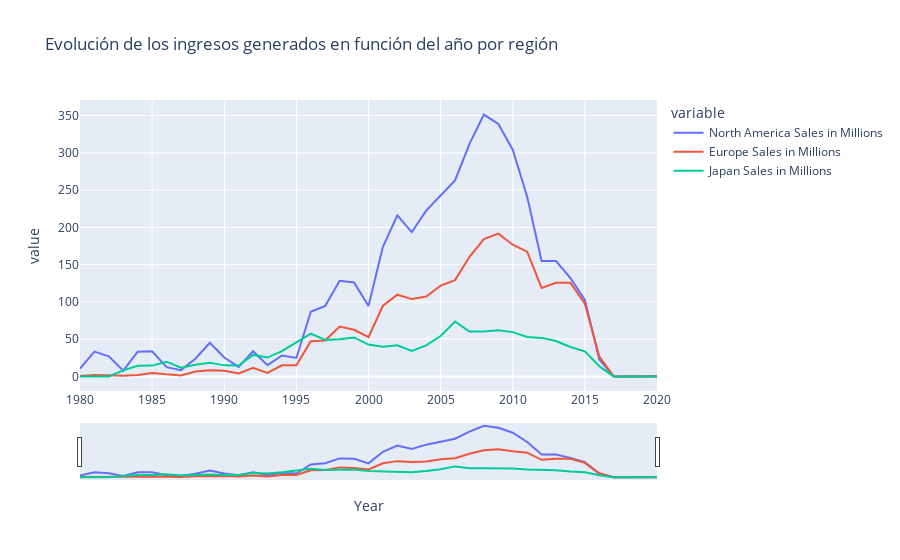

Notebook cell for this chart:
### Markdown cell above
Gráfico que muestra la evolución de las ventas para las tres regiones principales anualmente.

Se pueden seleccionar los años que se quieren ver mediante el slider

### Code cell
fig = px.line(dfSalesByYear2, x='Year', y=['North America Sales in Millions', 'Europe Sales in Millions', 'Japan Sales in Millions'], title='Evolución de los ingresos generados en función del año por región')
fig.update_xaxes(rangeslider_visible=True)

### Figure 1 — Plotly figure (JSON) as saved in the notebook; plotly's stock layout.template omitted (floating-point values rounded to 4 significant figures)
{"data": [{"hovertemplate": "variable=North America Sales in Millions<br>Year=%{x}<br>value=%{y}<extra></extra>", "legendgroup": "North America Sales in Millions", "line": {"color": "#636efa", "dash": "solid"}, "marker": {"symbol": "circle"}, "mode": "lines", "name": "North America Sales in Millions", "orientation": "v", "showlegend": true, "type": "scatter", "x": [1980, 1981, 1982, 1983, 1984, 1985, 1986, 1987, 1988, 1989, 1990, 1991, 1992, 1993, 1994, 1995, 1996, 1997, 1998, 1999, 2000, 2001, 2002, 2003, 2004, 2005, 2006, 2007, 2008, 2009, 2010, 2011, 2012, 2013, 2014, 2015, 2016, 2017, 2020], "xaxis": "x", "y": [10.59, 33.4, 26.92, 7.76, 33.28, 33.73, 12.5, 8.46, 23.87, 45.15, 25.46, 12.76, 33.87, 15.12, 28.15, 24.82, 86.76, 94.75, 128.4, 126.1, 94.49, 174.0, 216.2, 193.6, 222.6, 242.6, 263.1, 312.0, 351.4, 338.8, 304.2, 241.1, 155.0, 154.8, 132.0, 102.8, 22.66, 0, 0.27], "yaxis": "y"}, {"hovertemplate": "variable=Europe Sales in Millions<br>Year=%{x}<br>value=%{y}<extra></extra>", "legendgroup": "Europe Sales in Millions", "line": {"color": "#EF553B", "dash": "solid"}, "marker": {"symbol": "circle"}, "mode": "lines", "name": "Europe Sales in Millions", "orientation": "v", "showlegend": true, "type": "scatter", "x": [1980, 1981, 1982, 1983, 1984, 1985, 1986, 1987, 1988, 1989, 1990, 1991, 1992, 1993, 1994, 1995, 1996, 1997, 1998, 1999, 2000, 2001, 2002, 2003, 2004, 2005, 2006, 2007, 2008, 2009, 2010, 2011, 2012, 2013, 2014, 2015, 2016, 2017, 2020], "xaxis": "x", "y": [0.67, 1.96, 1.65, 0.8, 2.1, 4.74, 2.84, 1.41, 6.59, 8.44, 7.63, 3.95, 11.71, 4.65, 14.88, 14.9, 47.26, 48.32, 66.9, 62.67, 52.75, 94.89, 109.7, 103.8, 107.3, 121.9, 129.2, 160.5, 184.4, 191.6, 176.7, 167.4, 118.8, 125.8, 125.7, 97.71, 26.76, 0, 0], "yaxis": "y"}, {"hovertemplate": "variable=Japan Sales in Millions<br>Year=%{x}<br>value=%{y}<extra></extra>", "legendgroup": "Japan Sales in Millions", "line": {"color": "#00cc96", "dash": "solid"}, "marker": {"symbol": "circle"}, "mode": "lines", "name": "Japan Sales in Millions", "orientation": "v", "showlegend": true, "type": "scatter", "x": [1980, 1981, 1982, 1983, 1984, 1985, 1986, 1987, 1988, 1989, 1990, 1991, 1992, 1993, 1994, 1995, 1996, 1997, 1998, 1999, 2000, 2001, 2002, 2003, 2004, 2005, 2006, 2007, 2008, 2009, 2010, 2011, 2012, 2013, 2014, 2015, 2016, 2017, 2020], "xaxis": "x", "y": [0, 0, 0, 8.1, 14.27, 14.56, 19.81, 11.63, 15.76, 18.36, 14.88, 14.78, 28.91, 25.33, 33.99, 45.75, 57.44, 48.87, 50.04, 52.34, 42.77, 39.86, 41.76, 34.2, 41.65, 54.28, 73.73, 60.29, 60.26, 61.89, 59.49, 53.04, 51.74, 47.59, 39.46, 33.72, 13.7, 0.05, 0], "yaxis": "y"}], "layout": {"legend": {"title": {"text": "variable"}, "tracegroupgap": 0}, "title": {"text": "Evolución de los ingresos generados en función del año por región"}, "xaxis": {"anchor": "y", "domain": [0, 1], "rangeslider": {"visible": true}, "title": {"text": "Year"}}, "yaxis": {"anchor": "x", "domain": [0, 1], "title": {"text": "value"}}}}
